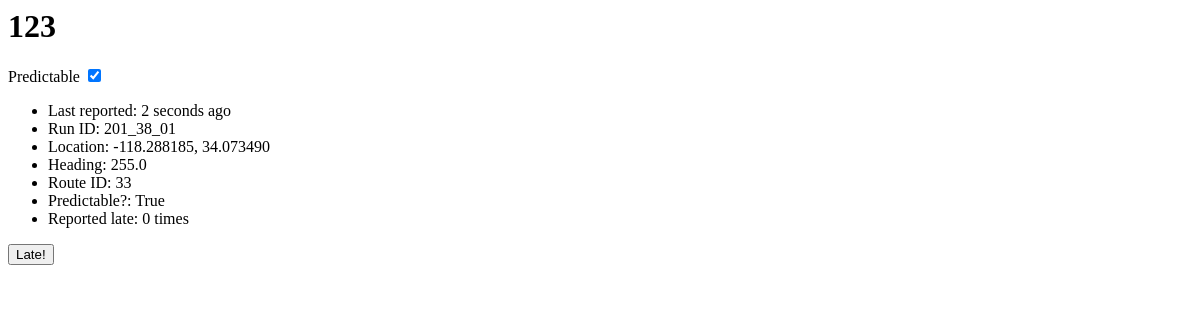
The page /locations/3/ on the database as committed earlier.
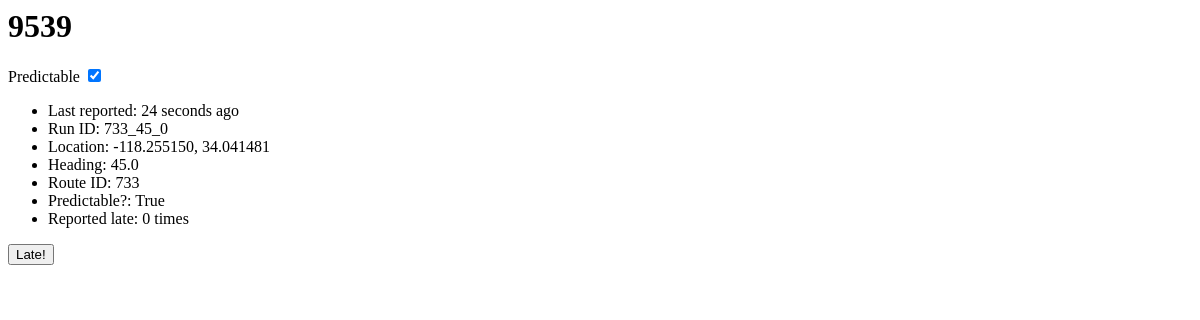
The same page on the database as committed later.
### locations/models.py (models this page shows, shortened)
class Vehicle(models.Model):
    seconds_since_report = models.IntegerField()
    run_id = models.CharField(max_length=50, null=True)
    longitude = models.DecimalField(max_digits=9, decimal_places=6)
    heading = models.DecimalField(max_digits=4, decimal_places=1)
    route_id = models.CharField(max_length=50)
    predictable = models.BooleanField()
    latitude = models.DecimalField(max_digits=9, decimal_places=6)
    vehicle_id = models.CharField(max_length=50)
    votes = models.IntegerField(default=0)
    captured = models.DateTimeField(auto_now_add=True)
    def was_reported_recently(self):
        return 0 <= self.seconds_since_report <= 30
    was_reported_recently.admin_order_field = 'seconds_since_report'
    was_reported_recently.boolean = True
    was_reported_recently.short_description = 'Predictable?'

### locations/views.py (the view)
# urls.py: url(r'^(?P<pk>\d+)/$', views.DetailView.as_view(), name='detail'),
class DetailView(generic.DetailView):
    model = Vehicle
    template_name = 'locations/detail.html'
    def get_queryset(self):
        return Vehicle.objects.filter(seconds_since_report__gt=0)

### locations/templates/locations/detail.html (shortened to what this page needs)
<h1> {{ vehicle.vehicle_id }} </h1>
<label> Predictable
  <input type="checkbox" {% if vehicle.predictable %} checked {% endif %} />
</label>
<ul>
  <li>Last reported: {{ vehicle.seconds_since_report }} seconds ago</li>
  <li>Run ID: {{ vehicle.run_id }}</li>
  <li>Location: {{ vehicle.longitude }}, {{ vehicle.latitude }}</li>
  <li>Heading: {{ vehicle.heading }}</li>
  <li>Route ID: {{ vehicle.route_id }}</li>
  <li>Predictable?: {{ vehicle.predictable }}</li>
  <li>Reported late: {{ vehicle.votes }} times</li>
</ul>
<form action="{% url 'locations:vote' vehicle.id %}" method="post">
  <input type="submit" value="Late!" />
</form>

Rows that differ between the two databases and show on the page:
changed Vehicle "True": vehicle_id "123" → "9539"; seconds_since_report "2" → "24"; run_id "201_38_01" → "733_45_0"; longitude "-118.288185" → "-118.255150"; latitude "34.073490" → "34.041481"; heading "255.0" → "45.0"; route_id "33" → "733"
